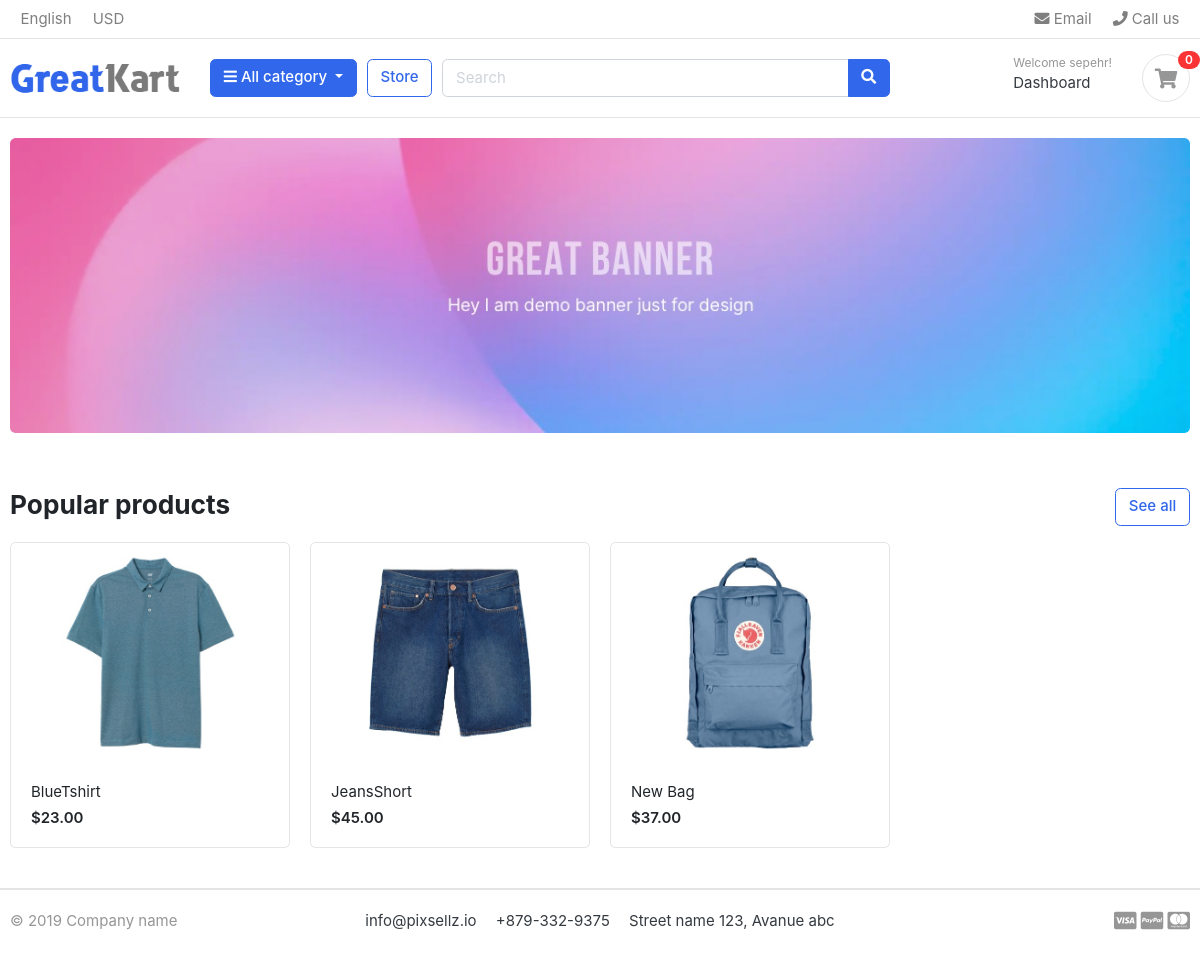
The app's page / (signed in) with its own data.
### Order/models.py (models this page shows, shortened)
class OrderDetail(models.Model):
    orderdetail=models.ForeignKey(Order,on_delete=models.CASCADE)
    productorder=models.ForeignKey(ProductDetail,on_delete=models.CASCADE)
    order_count=models.IntegerField(default=1)
    purchase=models.BooleanField(default=False)
    received=models.BooleanField(default=False)

### Product/models.py (models this page shows, shortened)
class ProductDetail(models.Model):
    Pro_Detail=models.ForeignKey(Product,on_delete=models.CASCADE)
    Pro_Cat=models.ForeignKey(Category,on_delete=models.CASCADE)
    Pro_size=models.ForeignKey(Sizes,on_delete=models.CASCADE,null=True,blank=True)
    Pro_color=models.ForeignKey(Colors,on_delete=models.CASCADE,null=True,blank=True)
    objects=ProductDetail_Manger()

class Product(models.Model):
    Rate = [
        ('High', 'High'),
        ('Low', 'Low'),
        ('Affordable', 'Affordable')
    ]
    title=models.CharField(max_length=150)
    image=models.ImageField(upload_to='Photos/Product/',null=True)
    description=models.CharField(max_length=150)
    price=models.IntegerField(default=0,null=True,blank=True)
    rate=models.CharField(choices=Rate,max_length=50,null=True,blank=True)
    brand=models.CharField(max_length=50,default="Tommy")
    objects=ProductMange()

### DjangoProject/views.py (the view)
# urls.py: path('',homepage),
def homepage(request):
    return render(request,"homepage.html")

### Comments/context_processors.py
class CommentForm(ModelForm):
    class Meta:
        model=Comments
        fields=['Description']
        widgets={
            'Description':Textarea()
        }

### Categories/context_processors.py (called while the page is built)
def CategoriesItem(request):
    categories = Category.objects.all().exclude(Parentitem=None).values('ParentCategory')
    category_item = []
    for category in categories:
        for key in category:
            category_item.append(category.get(key))
    return dict(CategoriesItem=set(category_item))

### Comments/context_processors.py (called while the page is built)
def passform(request):
    return dict(commentform=CommentForm())

def pass_all_comments(request):
    return dict(comments=Comments.objects.all())

### DjangoProject/context_processors.py (called while the page is built)
def orderusercount(request):
    userid = request.user.id
    orderscount = OrderDetail.objects.filter(orderdetail__UserOder__user_id=userid,
                                             orderdetail__transaction=False).aggregate(
        userordercount=Count('productorder'))
    return dict(count=orderscount['userordercount'])

### Product/context_processors.py (called while the page is built)
def populare_product(request):
    mostcount=OrderDetail.objects.order_by('order_count')[:3]
    return dict(mostcount=mostcount)

### templates/homepage.html
{% extends "base.html" %}
{% load static %}
{% block content %}
<section class="section-intro padding-y-sm">
<div class="container">
<div class="intro-banner-wrap">
	<img src="{% static "images/banners/1.jpg" %}" class="img-fluid rounded">
</div>
</div>
</section>
<section class="section-name padding-y-sm">
<div class="container">
<header class="section-heading">
	<a href="/Search" class="btn btn-outline-primary float-right">See all</a>
	<h3 class="section-title">Popular products</h3>
</header>
<div class="row">
    {% for item in mostcount %}
	<div class="col-md-3">
		<div class="card card-product-grid">
			<a href="/ProductDetail/{{item.productorder.id   }}" class="img-wrap"> <img src="{{ item.productorder.Pro_Detail.image.url }}"> </a>
			<figcaption class="info-wrap">
				<a href="./product-detail.html" class="title">{{ item.productorder.Pro_Detail.title }}</a>
				<div class="price mt-1">${{item.productorder.Pro_Detail.price}}.00</div>
			</figcaption>
		</div>
	</div>
    {% endfor %}
</div>
</div>
</section>
{% endblock %}

### templates/header/Header.html (shortened to what this page needs)
{% load static %}
<header class="section-header">
<nav class="navbar p-md-0 navbar-expand-sm navbar-light border-bottom">
<div class="container">
  <div class="collapse navbar-collapse" id="navbarTop4">
    <ul class="navbar-nav mr-auto">
    	<li class="nav-item dropdown">
		 	<a href="#" class="nav-link">   English </a>
		</li>
		<li class="nav-item dropdown">
			<a href="#" class="nav-link"> USD </a>
		</li>
    </ul>
    <ul class="navbar-nav">
		<li><a href="#" class="nav-link"> <i class="fa fa-envelope"></i> Email </a></li>
		<li><a href="#" class="nav-link"> <i class="fa fa-phone"></i> Call us </a></li>
	</ul>
  </div>
</div>
</nav>
<section class="header-main border-bottom">
	<div class="container">
<div class="row align-items-center">
	<div class="col-lg-2 col-md-3 col-6">
		<a href="./" class="brand-wrap">
			<img class="logo" src="{% static "./images/logo.png" %}">
		</a>
	</div>
	<div class="col-lg col-sm col-md col-6 flex-grow-0">
		<div class="category-wrap dropdown d-inline-block float-right">
			<button type="button" class="btn btn-primary dropdown-toggle" data-toggle="dropdown">
				<i class="fa fa-bars"></i> All category
			</button>
		</div>
	</div>
	<a href="/" class="btn btn-outline-primary">Store</a>
	<div class="col-lg  col-md-6 col-sm-12 col">
		<form action="/Search" method="get" class="search">
			<div class="input-group w-100">
			    <input name="q" value="{{ request.get.q}}" type="text" class="form-control" style="width:60%;" placeholder="Search">
			    <div class="input-group-append">
			      <button class="btn btn-primary" type="submit">
			        <i class="fa fa-search"></i>
			      </button>
			    </div>
		    </div>
		</form>
	</div>
	<div class="col-lg-3 col-sm-6 col-8 order-2 order-lg-3">
				<div class="d-flex justify-content-end mb-3 mb-lg-0">
                    {% if user %}
					<div class="widget-header">
						<small class="title text-muted">Welcome {{ user }}!</small>
						<div>
							<a href="/DashboardPage"> Dashboard</a>
						</div>
					</div>
                    {% endif %}
					<a href="/CartPage" class="widget-header pl-3 ml-3">
						<div class="icon icon-sm rounded-circle border"><i class="fa fa-shopping-cart"></i></div>
						<span class="badge badge-pill badge-danger notify">{{ count }}</span>
					</a>
				</div>
			</div>
</div>
	</div>
</section>
</header>

### static/css/ui.css (style rules this page uses)
html { font-family: "Inter", sans-serif; font-size: 15px; }
.img-wrap { text-align: center; display: block; }
.img-wrap img { max-width: 100%; }
.icon-xs, .icon-sm, .icon-md, .icon-lg { display: inline-block; text-align: center; flex-shrink: 0; flex-grow: 0; }
.icon-sm { width: 48px; height: 48px; line-height: 48px !important; font-size: 20px; }
.padding-y-sm { padding-top: 20px; padding-bottom: 20px; }
.section-heading { margin-bottom: 20px; margin-top: 15px; }
.section-title { color: #212529; }
.header-main { position: relative; padding-top: 1rem; padding-bottom: 1rem; }
.brand-wrap .logo, .navbar-brand .logo { margin-right: 7px; max-height: 42px; display: inline-block; }
.widget-header { display: inline-block; vertical-align: middle; position: relative; }
.widget-header a { color: #343a40; }
.widget-header i { color: #969696; }
.widget-header .title { display: block; }
.widget-header .notify { position: absolute; top: -3px; right: -10px; }
[class*=card-product] a.title { color: #212529; display: block; }
[class*=card-product] .img-wrap { overflow: hidden; position: relative; }
[class*=card-product] .img-wrap img { height: 100%; max-width: 100%; width: auto; display: inline-block; -o-object-fit: cover; object-fit: cover; }
.card-product-grid { margin-bottom: 20px; }
.card-product-grid .img-wrap { border-radius: 0.2rem 0.2rem 0 0; height: 220px; }
.card-product-grid .info-wrap { overflow: hidden; padding: 18px 20px; }
.card .img-wrap { overflow: hidden; }
.notify { position: absolute; top: -4px; right: -10px; display: inline-block; padding: 0.25em 0.6em; font-size: 12px; line-height: 1; text-align: center; border-radius: 3rem; color: #fff; background-color: #fa3434; }
.price { font-weight: 600; color: #212529; }

### records on screen
OrderDetail: productorder.Pro_Detail.image (picture), productorder.Pro_Detail "BlueTshirt", productorder.Pro_Detail.price "23"
OrderDetail: productorder.Pro_Detail.image (picture), productorder.Pro_Detail "JeansShort", productorder.Pro_Detail.price "45"
OrderDetail: productorder.Pro_Detail.image (picture), productorder.Pro_Detail "New Bag", productorder.Pro_Detail.price "37"

### other values on screen
{{ user }} "sepehr"
{{ count }} "0"
